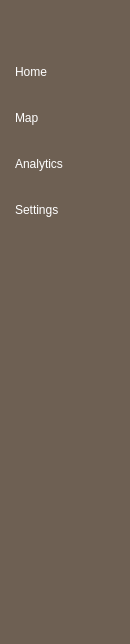
     <widget class="QWidget" name="icon_name_widget" native="true">
      <property name="maximumSize">
       <size>
        <width>130</width>
        <height>16777215</height>
       </size>
      </property>
      <property name="styleSheet">
       <string notr="true">QWidget{
	background-color: rgb(110, 96, 83);
}

QPushButton{
	color:white;
	text-align:left;
	height:30px;
	border:none;
	padding-left:10px;
	border-top-left-radius:10px;
	border-bottom-left-radius:10px;
}

QPushButton:checked{
	background-color: rgb(255, 248, 239);
	color: rgb(110, 96, 83);
	font-weight: bold;
}</string>
      </property>
      <layout class="QVBoxLayout" name="verticalLayout_4">
       <property name="leftMargin">
        <number>0</number>
       </property>
       <property name="rightMargin">
        <number>0</number>
       </property>
       <item>
        <layout class="QHBoxLayout" name="horizontalLayout_2">
         <item>
          <spacer name="horizontalSpacer_3">
           <property name="orientation">
            <enum>Qt::Horizontal</enum>
           </property>
           <property name="sizeHint" stdset="0">
            <size>
             <width>40</width>
             <height>20</height>
            </size>
           </property>
          </spacer>
         </item>
         <item>
          <widget class="QPushButton" name="apple_icon_2">
           <property name="text">
            <string/>
           </property>
           <property name="icon">
            <iconset resource="resources.qrc">
             <normaloff>:/icons/apple-3.png</normaloff>:/icons/apple-3.png</iconset>
           </property>
           <property name="iconSize">
            <size>
             <width>20</width>
             <height>20</height>
            </size>
           </property>
          </widget>
         </item>
         <item>
          <spacer name="horizontalSpacer_2">
           <property name="orientation">
            <enum>Qt::Horizontal</enum>
           </property>
           <property name="sizeHint" stdset="0">
            <size>
             <width>48</width>
             <height>20</height>
            </size>
           </property>
          </spacer>
         </item>
        </layout>
       </item>
       <item>
        <layout class="QVBoxLayout" name="verticalLayout">
         <property name="spacing">
          <number>16</number>
         </property>
         <property name="leftMargin">
          <number>5</number>
         </property>
         <property name="topMargin">
          <number>10</number>
         </property>
         <property name="rightMargin">
          <number>0</number>
         </property>
         <property name="bottomMargin">
          <number>10</number>
         </property>
         <item>
          <widget class="QPushButton" name="home_btn_2">
           <property name="text">
            <string>Home</string>
           </property>
           <property name="icon">
            <iconset resource="resources.qrc">
             <normaloff>:/icons/cil-home.png</normaloff>
             <normalon>:/icons/cli-home-brown.png</normalon>:/icons/cil-home.png</iconset>
           </property>
           <property name="iconSize">
            <size>
             <width>20</width>
             <height>20</height>
            </size>
           </property>
           <property name="checkable">
            <bool>true</bool>
           </property>
           <property name="autoExclusive">
            <bool>true</bool>
           </property>
          </widget>
         </item>
         <item>
          <widget class="QPushButton" name="map_btn_2">
           <property name="text">
            <string>Map</string>
           </property>
           <property name="icon">
            <iconset resource="resources.qrc">
             <normaloff>:/icons/cil-map.png</normaloff>
             <normalon>:/icons/cli-map-brown.png</normalon>:/icons/cil-map.png</iconset>
           </property>
           <property name="checkable">
            <bool>true</bool>
           </property>
           <property name="autoExclusive">
            <bool>true</bool>
           </property>
          </widget>
         </item>
         <item>
          <widget class="QPushButton" name="stat_btn_2">
           <property name="text">
            <string>Analytics</string>
           </property>
           <property name="icon">
            <iconset resource="resources.qrc">
             <normaloff>:/icons/cil-chart.png</normaloff>
             <normalon>:/icons/cli-chart-brown.png</normalon>:/icons/cil-chart.png</iconset>
           </property>
           <property name="checkable">
            <bool>true</bool>
           </property>
           <property name="autoExclusive">
            <bool>true</bool>
           </property>
          </widget>
         </item>
         <item>
          <widget class="QPushButton" name="timeset_btn_2">
           <property name="text">
            <string>Settings</string>
           </property>
           <property name="icon">
            <iconset resource="resources.qrc">
             <normaloff>:/icons/cil-settings.png</normaloff>
             <normalon>:/icons/cli-settings-brown.png</normalon>:/icons/cil-settings.png</iconset>
           </property>
           <property name="checkable">
            <bool>true</bool>
           </property>
           <property name="autoExclusive">
            <bool>true</bool>
           </property>
          </widget>
         </item>
        </layout>
       </item>
       <item>
        <spacer name="verticalSpacer_2">
         <property name="orientation">
          <enum>Qt::Vertical</enum>
         </property>
         <property name="sizeHint" stdset="0">
          <size>
           <width>20</width>
           <height>398</height>
          </size>
         </property>
        </spacer>
       </item>
      </layout>
     </widget>
